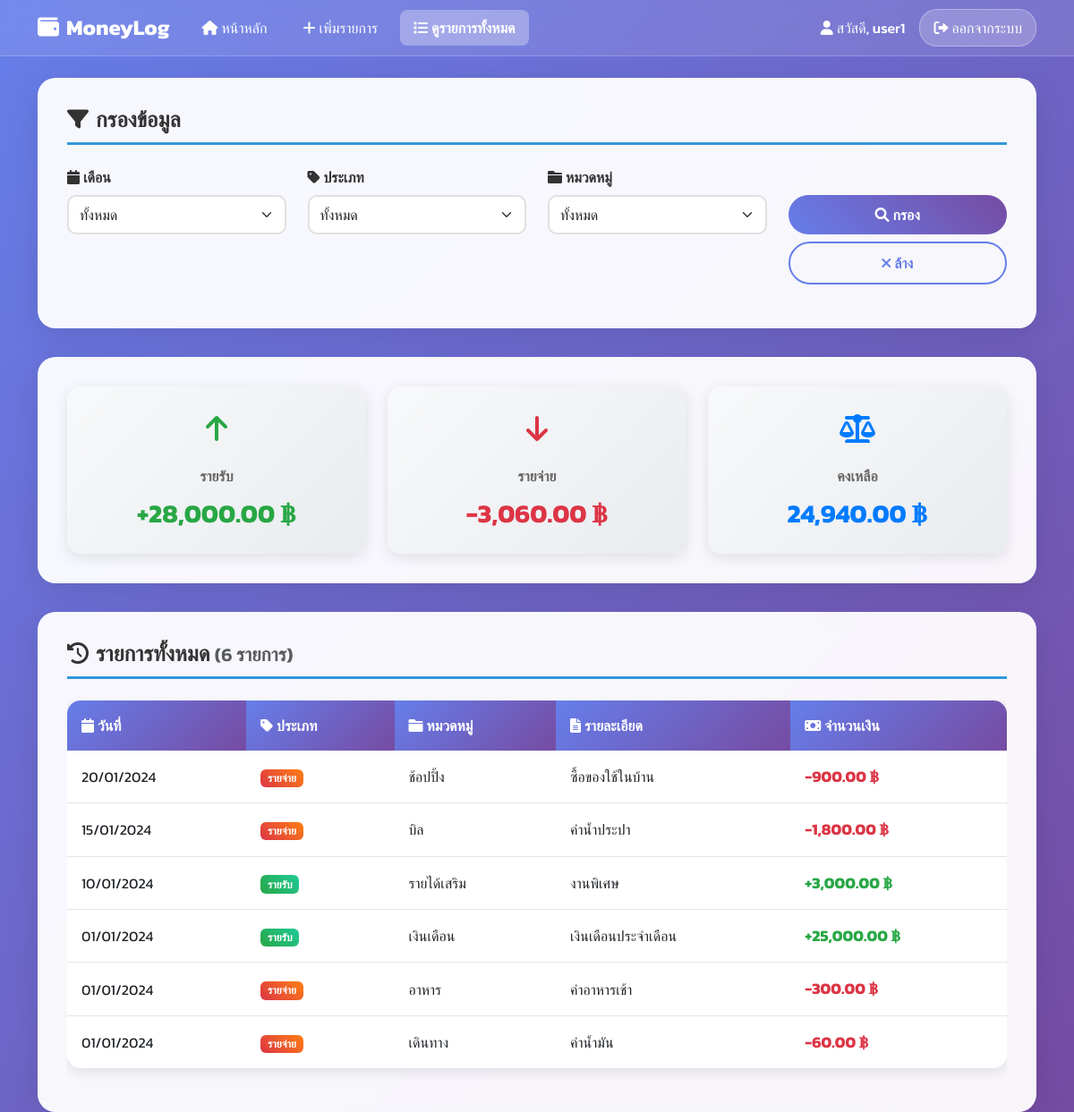
/transactions.php (signed in), run on the app's committed database.
### tables this page shows
CREATE TABLE transactions (
    id INT AUTO_INCREMENT PRIMARY KEY,
    user_id INT NOT NULL,
    type ENUM('income', 'expense') NOT NULL,
    category VARCHAR(50) NOT NULL,
    amount DECIMAL(10,2) NOT NULL,
    description TEXT,
    transaction_date DATE NOT NULL,
    created_at TIMESTAMP DEFAULT CURRENT_TIMESTAMP,
    updated_at TIMESTAMP DEFAULT CURRENT_TIMESTAMP ON UPDATE CURRENT_TIMESTAMP,
    FOREIGN KEY (user_id) REFERENCES users(id) ON DELETE CASCADE,
    INDEX idx_user_date (user_id, transaction_date),
    INDEX idx_user_type (user_id, type),
    INDEX idx_user_category (user_id, category)
);

### transactions.php (the view, shortened to what this page needs)
<?php
require 'backend/config.php';
$userId = $_SESSION['user_id'];
$page = $_GET['page'] ?? 1;
$limit = 20;
$offset = ($page - 1) * $limit;
$display_name = $_SESSION['full_name'] ?? $_SESSION['username'] ?? 'ผู้ใช้งาน';
$whereClause = "WHERE user_id = ?";
$params = [$userId];
$countStmt = $pdo->prepare("SELECT COUNT(*) FROM transactions $whereClause");
$countStmt->execute($params);
$totalRecords = $countStmt->fetchColumn();
$stmt = $pdo->prepare("
    SELECT * FROM transactions
    $whereClause
    ORDER BY transaction_date DESC, created_at DESC
    LIMIT $limit OFFSET $offset
");
$stmt->execute($params);
$transactions = $stmt->fetchAll(PDO::FETCH_ASSOC);
?>
<!DOCTYPE html>
<html lang="th">
<head>
    <link href="https://cdn.jsdelivr.net/npm/bootstrap@5.3.0/dist/css/bootstrap.min.css" rel="stylesheet">
    <link rel="stylesheet" href="https://cdnjs.cloudflare.com/ajax/libs/font-awesome/6.0.0/css/all.min.css">
    <link rel="stylesheet" href="styles/transactions_styles.css">
</head>
<body>
    <nav class="navbar navbar-expand-lg navbar-dark">
        <div class="container">
            <a class="navbar-brand" href="#">
                <i class="fas fa-wallet me-2"></i>MoneyLog
            </a>
            <div class="collapse navbar-collapse" id="navbarNav">
                <ul class="navbar-nav me-auto">
                    <li class="nav-item">
                        <a class="nav-link" href="index.php">
                            <i class="fas fa-home me-1"></i>หน้าหลัก
                        </a>
                    </li>
                    <li class="nav-item">
                        <a class="nav-link" href="add_transaction.php">
                            <i class="fas fa-plus me-1"></i>เพิ่มรายการ
                        </a>
                    </li>
                    <li class="nav-item">
                        <a class="nav-link active" href="transactions.php">
                            <i class="fas fa-list me-1"></i>ดูรายการทั้งหมด
                        </a>
                    </li>
                </ul>
                <div class="d-flex align-items-center">
                    <span class="user-info me-3">
                        <i class="fas fa-user me-1"></i>สวัสดี, <?= htmlspecialchars($display_name) ?>
                    </span>
                    <a href="logout.php" class="logout-btn">
                        <i class="fas fa-sign-out-alt me-1"></i>ออกจากระบบ
                    </a>
                </div>
            </div>
        </div>
    </nav>
    <div class="container mt-4">
        <div class="filter-container">
            <h4>
                <i class="fas fa-filter me-2"></i>กรองข้อมูล
            </h4>
            <form method="GET">
                <div class="row">
                    <div class="col-lg-3 col-md-6 mb-3">
                        <label class="form-label">
                            <i class="fas fa-calendar me-1"></i>เดือน
                        </label>
                        <select name="month" class="form-select">
                            <option value="">ทั้งหมด</option>
                        </select>
                    </div>
                    <div class="col-lg-3 col-md-6 mb-3">
                        <label class="form-label">
                            <i class="fas fa-tag me-1"></i>ประเภท
                        </label>
                        <select name="type" class="form-select">
                            <option value="">ทั้งหมด</option>
                        </select>
                    </div>
                    <div class="col-lg-3 col-md-6 mb-3">
                        <label class="form-label">
                            <i class="fas fa-folder me-1"></i>หมวดหมู่
                        </label>
                        <select name="category" class="form-select">
                            <option value="">ทั้งหมด</option>
                        </select>
                    </div>
                    <div class="col-lg-3 col-md-6 mb-3">
                        <label class="form-label">&nbsp;</label>
                        <div class="d-grid gap-2">
                            <button type="submit" class="btn btn-custom">
                                <i class="fas fa-search me-1"></i>กรอง
                            </button>
                            <a href="transactions.php" class="btn btn-outline-custom">
                                <i class="fas fa-times me-1"></i>ล้าง
                            </a>
                        </div>
                    </div>
                </div>
            </form>
        </div>
        <?php if ($transactions): ?>
            <?php
            $totalIncome = 0;
            $totalExpense = 0;
            foreach ($transactions as $t) {
                if ($t['type'] == 'income') $totalIncome += $t['amount'];
                else $totalExpense += $t['amount'];
            }
            ?>
            <div class="summary-container">
                <div class="row">
                    <div class="col-lg-4 col-md-6 mb-4 mb-lg-0">
                        <div class="summary-card income-summary">
                            <div class="summary-icon">
                                <i class="fas fa-arrow-up"></i>
                            </div>
                            <div class="summary-label">รายรับ</div>
                            <div class="summary-value income-value">+<?= number_format($totalIncome, 2) ?> ฿</div>
                        </div>
                    </div>
                    <div class="col-lg-4 col-md-6 mb-4 mb-lg-0">
                        <div class="summary-card expense-summary">
                            <div class="summary-icon">
                                <i class="fas fa-arrow-down"></i>
                            </div>
                            <div class="summary-label">รายจ่าย</div>
                            <div class="summary-value expense-value">-<?= number_format($totalExpense, 2) ?> ฿</div>
                        </div>
                    </div>
                    <div class="col-lg-4 col-md-12">
                        <div class="summary-card balance-summary">
                            <div class="summary-icon">
                                <i class="fas fa-balance-scale"></i>
                            </div>
                            <div class="summary-label">คงเหลือ</div>
                            <div class="summary-value balance-value"><?= number_format($totalIncome - $totalExpense, 2) ?> ฿</div>
                        </div>
                    </div>
                </div>
            </div>
            <div class="transactions-container">
                <h4>
                    <i class="fas fa-history me-2"></i>รายการทั้งหมด
                    <small class="text-muted">(<?= number_format($totalRecords) ?> รายการ)</small>
                </h4>
                <div class="table-responsive">
                    <table class="table table-hover">
                        <thead>
                            <tr>
                                <th><i class="fas fa-calendar me-1"></i>วันที่</th>
                                <th><i class="fas fa-tag me-1"></i>ประเภท</th>
                                <th><i class="fas fa-folder me-1"></i>หมวดหมู่</th>
                                <th><i class="fas fa-file-text me-1"></i>รายละเอียด</th>
                                <th><i class="fas fa-money-bill me-1"></i>จำนวนเงิน</th>
                            </tr>
                        </thead>
                        <tbody>
                            <?php foreach ($transactions as $transaction): ?>
                            <tr>
                                <td><?= date('d/m/Y', strtotime($transaction['transaction_date'])) ?></td>
                                <td>
                                    <span class="badge badge-<?= $transaction['type'] == 'income' ? 'income' : 'expense' ?>">
                                        <?= $transaction['type'] == 'income' ? 'รายรับ' : 'รายจ่าย' ?>
                                    </span>
                                </td>
                                <td><?= htmlspecialchars($transaction['category']) ?></td>
                                <td><?= htmlspecialchars($transaction['description']) ?></td>
                                <td class="transaction-amount <?= $transaction['type'] ?>">
                                    <?= $transaction['type'] == 'income' ? '+' : '-' ?><?= number_format($transaction['amount'], 2) ?> ฿
                                </td>
                            </tr>
                            <?php endforeach; ?>
                        </tbody>
                    </table>
                </div>
            </div>
        <?php endif; ?>
    </div>
</body>
</html>

### styles/transactions_styles.css (style rules this page uses)
body { background: linear-gradient(135deg, #667eea 0%, #764ba2 100%); min-height: 100vh; font-family: 'Kanit', sans-serif; }
.navbar { background: rgba(255, 255, 255, 0.1) !important; backdrop-filter: blur(10px); border-bottom: 1px solid rgba(255, 255, 255, 0.2); }
.navbar-brand { color: white !important; font-weight: bold; font-size: 1.5rem; }
.navbar-nav .nav-link { color: white !important; margin: 0 5px; padding: 8px 15px !important; border-radius: 8px; transition: all 0.3s ease; }
.navbar-nav .nav-link.active { background: rgba(255, 255, 255, 0.3); font-weight: 600; }
.filter-container { background: rgba(255, 255, 255, 0.95); backdrop-filter: blur(10px); border-radius: 20px; padding: 2rem; margin-bottom: 2rem; box-shadow: 0 8px 32px rgba(0, 0, 0, 0.1); border: 1px solid rgba(255, 255, 255, 0.2); }
.filter-container h4 { color: #333; font-weight: 600; margin-bottom: 1.5rem; border-bottom: 3px solid #3498db; padding-bottom: 10px; }
.form-label { font-weight: 600; color: #333; }
.form-select, .form-control { border: 2px solid #e0e0e0; border-radius: 10px; padding: 8px 12px; transition: border-color 0.3s ease; }
.btn-custom { background: linear-gradient(45deg, #667eea, #764ba2); border: none; color: white; padding: 10px 20px; border-radius: 25px; font-weight: 600; transition: all 0.3s ease; text-decoration: none; display: inline-block; }
.btn-outline-custom { border: 2px solid #667eea; color: #667eea; background: transparent; padding: 10px 20px; border-radius: 25px; font-weight: 600; transition: all 0.3s ease; text-decoration: none; display: inline-block; }
.summary-container { background: rgba(255, 255, 255, 0.95); backdrop-filter: blur(10px); border-radius: 20px; padding: 2rem; margin-bottom: 2rem; box-shadow: 0 8px 32px rgba(0, 0, 0, 0.1); border: 1px solid rgba(255, 255, 255, 0.2); }
.summary-card { background: linear-gradient(135deg, #f8f9fa 0%, #e9ecef 100%); border-radius: 15px; padding: 1.5rem; text-align: center; box-shadow: 0 4px 15px rgba(0, 0, 0, 0.1); transition: transform 0.3s ease; height: 100%; }
.summary-card .summary-icon { font-size: 2rem; margin-bottom: 1rem; }
.summary-card .summary-label { font-size: 1rem; color: #666; font-weight: 600; margin-bottom: 0.5rem; }
.summary-card .summary-value { font-size: 1.8rem; font-weight: bold; margin: 0; }
.income-summary .summary-icon { color: #28a745; }
.expense-summary .summary-icon { color: #dc3545; }
.balance-summary .summary-icon { color: #007bff; }
.income-value { color: #28a745; }
.expense-value { color: #dc3545; }
.balance-value { color: #007bff; }
.transactions-container { background: rgba(255, 255, 255, 0.95); backdrop-filter: blur(10px); border-radius: 20px; padding: 2rem; box-shadow: 0 8px 32px rgba(0, 0, 0, 0.1); border: 1px solid rgba(255, 255, 255, 0.2); }
.transactions-container h4 { color: #333; font-weight: 600; margin-bottom: 1.5rem; border-bottom: 3px solid #3498db; padding-bottom: 10px; }
.table { border-radius: 15px; overflow: hidden; box-shadow: 0 4px 15px rgba(0, 0, 0, 0.1); }
.table thead th { background: linear-gradient(135deg, #667eea 0%, #764ba2 100%); color: white; font-weight: 600; border: none; padding: 1rem; }
.table tbody td { padding: 1rem; border-bottom: 1px solid rgba(0, 0, 0, 0.1); vertical-align: middle; }
.table tbody tr:last-child td { border-bottom: none; }
.transaction-amount { font-weight: bold; font-size: 1.1rem; }
.transaction-amount.income { color: #28a745; }
.transaction-amount.expense { color: #dc3545; }
.badge-income { background: linear-gradient(45deg, #28a745, #20c997); color: white; }
.badge-expense { background: linear-gradient(45deg, #dc3545, #fd7e14); color: white; }
.user-info { color: white; font-weight: 500; }
.logout-btn { background: rgba(255, 255, 255, 0.2); border: 1px solid rgba(255, 255, 255, 0.3); color: white; padding: 8px 15px; border-radius: 20px; text-decoration: none; transition: all 0.3s ease; }

### data on the page
transactions: transaction_date "20/01/2024", type "รายจ่าย", category "ช้อปปิ้ง", description "ซื้อของใช้ในบ้าน", amount "900.00"
transactions: transaction_date "15/01/2024", type "รายจ่าย", category "บิล", description "ค่าน้ำประปา", amount "1,800.00"
transactions: transaction_date "10/01/2024", type "รายรับ", category "รายได้เสริม", description "งานพิเศษ", amount "3,000.00"
transactions: transaction_date "01/01/2024", type "รายรับ", category "เงินเดือน", description "เงินเดือนประจำเดือน", amount "25,000.00"
transactions: transaction_date "01/01/2024", type "รายจ่าย", category "อาหาร", description "ค่าอาหารเช้า", amount "300.00"
transactions: transaction_date "01/01/2024", type "รายจ่าย", category "เดินทาง", description "ค่าน้ำมัน", amount "60.00"

### other printed values
$display_name "user1"
$totalIncome "28,000.00"
$totalExpense "3,060.00"
$totalIncome - $totalExpense "24,940.00"
$totalRecords "6"
